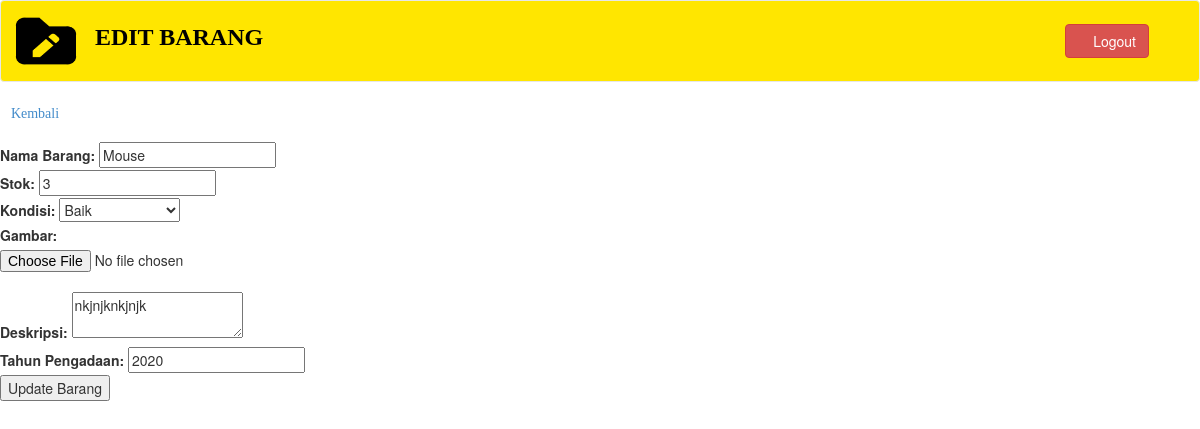
/edit_barang.php?id=5 (signed in), run on the app's committed database.
### tables this page shows
CREATE TABLE `barang` (
  `id` int(11) NOT NULL,
  `nama_barang` varchar(100) NOT NULL,
  `stok` int(11) NOT NULL,
  `kondisi` enum('Baik','Rusak','Perlu Perbaikan') NOT NULL,
  `gambar` varchar(255) DEFAULT NULL,
  `deskripsi` text DEFAULT NULL,
  `tahun_pengadaan` year(4) DEFAULT NULL
);

### edit_barang.php (the view, shortened to what this page needs)
<?php
include 'includes/config.php';
$id = $_GET['id'];
$sql = "SELECT * FROM barang WHERE id=$id";
$result = $conn->query($sql);
$row = $result->fetch_assoc();
?>
<!DOCTYPE html>
<html xmlns="http://www.w3.org/1999/xhtml">
<head>
    <link href="assets/css/bootstrap.css" rel="stylesheet" />
    <link href="assets/css/font-awesome.css" rel="stylesheet" />
</head>
<body>
    <div id="wrapper">
        <nav class="navbar navbar-default navbar-cls-top " role="navigation" style="margin-bottom: 30;background: #FFE600;">
            <div style="display: inline-block;vertical-align: top;">
            <img src="assets/images/folder edit.png" style="height: 70px; width:80px ;margin: 5px;" />
            <b style="font-size: x-large; color:black ; font-family: Times New Roman;">EDIT BARANG</b></div>
          <div style="color: white;
        padding: 15px 50px 5px 50px;
        float: right;
        font-size: 16px;">
          <a href="users.php"><i class="fa fa-gear" style="font-size:24px; color: black; padding-top: 14px"></i></a> &nbsp;<a href="logout.php" class="btn btn-danger square-btn-adjust" style="margin-top: -10px"><i class="fa fa-sign-out"></i> Logout</a> </div>
        </nav>
     <a href="home.php" class="fa fa-arrow-left">Kembali</a>
     <br>
     <br>
    <form action="" method="POST" enctype="multipart/form-data">
        <label for="nama_barang">Nama Barang:</label>
        <input type="text" name="nama_barang" value="<?php echo $row['nama_barang']; ?>" required><br>
        <label for="stok">Stok:</label>
        <input type="number" name="stok" value="<?php echo $row['stok']; ?>" required><br>
        <label for="kondisi">Kondisi:</label>
        <select name="kondisi" required>
            <option value="Baik" <?php if($row['kondisi'] == 'Baik') echo 'selected'; ?>>Baik</option>
        </select><br>
        <label for="gambar">Gambar:</label>
        <input type="file" name="gambar"><br>
        <label for="deskripsi">Deskripsi:</label>
        <textarea name="deskripsi" required><?php echo $row['deskripsi']; ?></textarea><br>
        <label for="tahun_pengadaan">Tahun Pengadaan:</label>
        <input type="number" name="tahun_pengadaan" value="<?php echo $row['tahun_pengadaan']; ?>" required><br>
        <input type="submit" value="Update Barang">
    </form>
</body>
</html>

### data on the page
barang: nama_barang "Mouse", stok "3", kondisi "Baik", deskripsi "nkjnjknkjnjk", tahun_pengadaan "2020"
